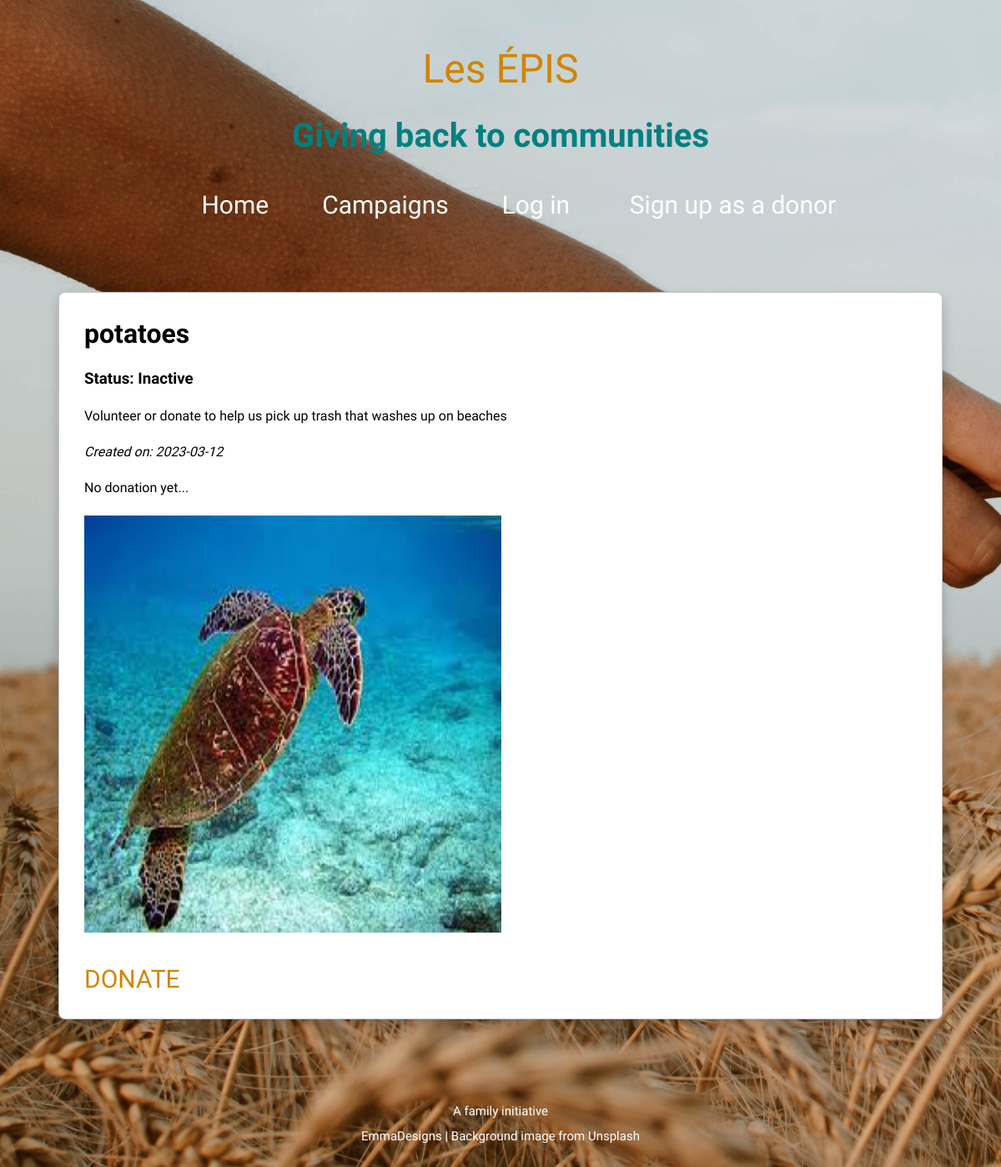
/campaign/1, run on an earlier commit of the app's database.
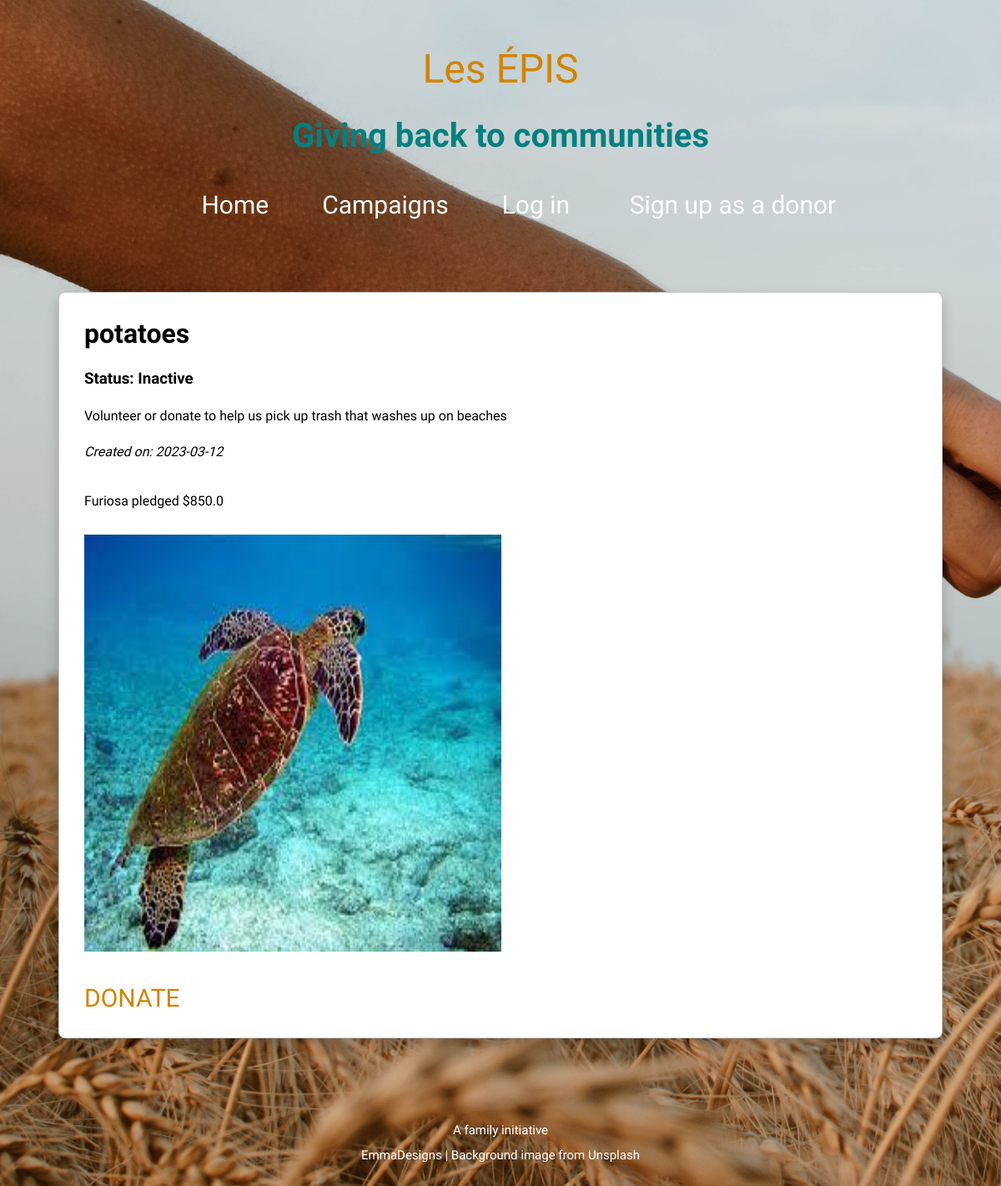
And on a later commit of the database.
### foundation_app/models.py (models this page shows, shortened)
class Campaign(db.Model):
    id = db.Column(db.Integer, primary_key=True)
    name = db.Column(db.String(80), nullable=False)
    description = db.Column(db.String(80), nullable=False)
    photo_url = db.Column(URLType)
    donations = db.relationship('Donation', back_populates='campaign')
    date_created = db.Column(db.Date, nullable=False)
    is_active = db.Column(db.Boolean, unique=False, default=True)

class Donation(db.Model):
    id = db.Column(db.Integer, primary_key=True)
    amount = db.Column(db.Float, nullable=False)
    donated_by_id = db.Column(db.Integer, db.ForeignKey('user.id'))
    donor = db.relationship('User', back_populates='donations')
    donated_to = db.Column(db.Integer, db.ForeignKey('campaign.id'))
    campaign = db.relationship('Campaign', back_populates='donations')

class User(UserMixin, db.Model):
    id = db.Column(db.Integer, primary_key=True)
    username = db.Column(db.String(80), nullable=False, unique=True)
    first_name = db.Column(db.String(100), nullable=False)
    password = db.Column(db.String(200), nullable=False)
    email = db.Column(db.String(200), nullable=False)
    phone_number = db.Column(db.String(100), nullable=True)
    is_admin = db.Column(db.Boolean, unique=False, default=False)
    donations = db.relationship('Donation', back_populates='donor')
    date_joined = db.Column(db.Date, nullable=False)
    def __str__(self):
        return self.username

### foundation_app/main/routes.py (the view, shortened to what this page needs)
@main.route('/campaign/<campaign_id>', methods=['POST', 'GET'])
def campaign_detail(campaign_id):
    campaign = Campaign.query.get(campaign_id)
    form = CampaignForm(obj = campaign)
    print(form.errors)
    return render_template('campaign_detail.html', campaign=campaign, form=form)

### foundation_app/templates/campaign_detail.html (shortened to what this page needs)
{% extends 'base.html' %}
{% block content %}
<div class="campaign-details">
    <h1>{{ campaign.name }}</h1>
    {% if campaign.is_active%}
        <h3>Status: Active</h3>
    {% else %}
        <h3>Status: Inactive</h3>
    {% endif %}
    <p>{{campaign.description}}</p>
    <i>Created on: {{campaign.date_created}}</i>
    {% if campaign.donations %}
        <ul>
            {% for donation in campaign.donations %}
            <li>{{ donation.donor}} pledged ${{donation.amount}}</li>
            {% endfor %}
        </ul>
    {% else %}
        <p>No donation yet...</p>
    {% endif %}
    <p><img class="campaign-detail-img" src="../static{{campaign.photo_url}}"></p>
    <a class='donate-btn' href="/donate">DONATE</a>
</div>
{% endblock %}

### foundation_app/templates/base.html (shortened to what this page needs)
<!DOCTYPE html>
<html>
    <head>
        <link rel="stylesheet" href="../static/styles.css">
    </head>
    <body>
      <header class="header">
        <a href="/"></span> Les ÉPIS</a>
        <h2>Giving back to communities</h2>
        <div class="'navbar">
          {% if current_user.is_authenticated %}
          <a href="/"><span id="mobile-icons" class="fa-solid fa-house"></span>Home</a>
          <a href="/campaigns"><span id="mobile-icons" class="fa-solid fa-wheat-awn"></span>Campaigns</a>
          <a href="/donate"><span id="mobile-icons" class="fa-solid fa-hand-holding-heart"></span>DONATE</a>
          <a href="/user_account"><span id="mobile-icons" class="fa-solid fa-user"></span>My account</a>
          <a href="/logout"><span id="mobile-icons" class="fa-solid fa-right-from-bracket"></span>Log Out</a>
          {% else %}
            <a href="/">Home</a>
            <a href="/campaigns">Campaigns</a>
            <a href="/login">Log in</a>
            <a href="/signup">Sign up as a donor</a>
          {% endif %}
        </div>
      </header>
      <main>
        <div id="all">
          {% block content %}{% endblock %}
        </div>
      </main>
      <footer class="footer">
        <div class="footer-containter">
          <p>A family initiative</p>
          <p>EmmaDesigns | Background image from <a href='unsplash.com'>Unsplash</a></p>
        </div>
      </footer>
    </body>
</html>

### foundation_app/static/styles.css (style rules this page uses)
* { box-sizing: border-box; margin: 0; padding: 0; }
body { margin: 0; font-family: "Josefin Sans"; font-weight: lighter; background-image: url('bg.jpg'); background-size: cover; background-repeat: no-repeat; position: relative; min-height: 100vh; display: flex; flex-direction: column; }
.header { overflow: hidden; padding: 15px 5.2rem; justify-content: center; align-items: center; height: 280px; width: 100%; display: flex; flex-direction: column; font-weight: lighter; }
.header > :first-child { margin-top: 50px; font-weight:lighter; color: rgb(209, 133, 0); font-size: 3em; }
.footer { padding: 25px; text-align: center; margin-top: 60px; line-height: 2; color: white; font-size: 15px; bottom:0; margin-top: auto; }
.footer a { text-decoration: none; color: rgb(255, 255, 255); transition: all 1s ease-out; }
.header a { float: left; text-decoration: none; color: rgb(255, 255, 255); transition: all 1s ease-out; padding: 12px; font-size: 30px; line-height: 25px; border-radius: 4px; }
.header h2 { font-family: "League Script"; font-size: 2.5em; margin: 0.8em; color: teal; }
#all { padding: 20px 30px; font-family: "Josefin Sans"; }
.campaign-details { text-align: left; margin: 50px 40px; padding: 30px; display: flex; flex-direction: column; gap: 1.5em; list-style: none; background-color: white; border: 1px solid rgba(0, 0, 0, 0.233); border-radius: 8px; box-shadow: 0 8px 15px rgba(0, 0, 0, 0.2); }
.campaign-details ul { list-style: none; line-height: 2; margin-top: 10px; }
.campaign-details a { text-decoration: none; color: rgb(209, 133, 0); transition: all 1s ease-out; font-size: 30px; }
.campaign-detail-img { width: 500px; height: 500px; }
.donate-btn { font-size: 25px; padding-top: 10px; }

What changed in the data, as far as the page shows it:
added Donation: donor "Furiosa", amount "850.0"
Also different on the page:
text no longer shown: "No donation yet..."
